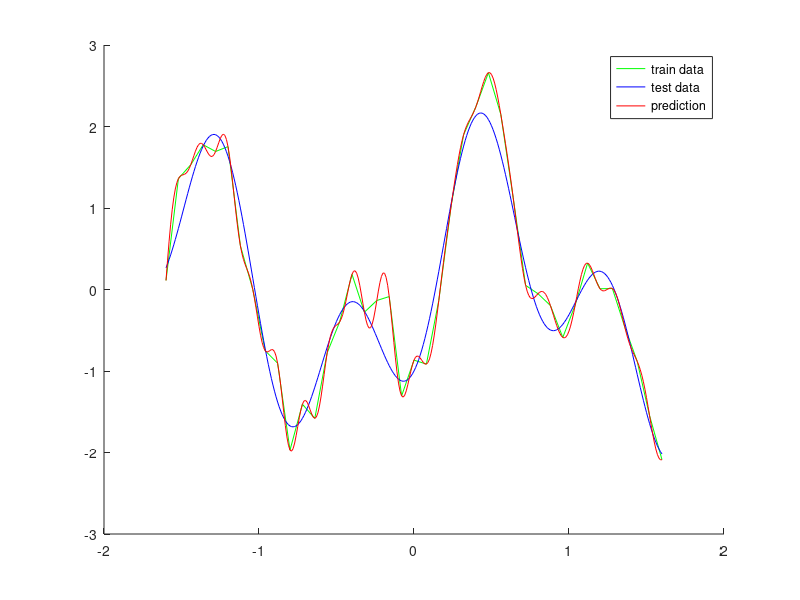

Source code (MATLAB):
function [w, cost] = q1a()
xtrain = (-1.6:0.08:1.6)';
n = randn(size(xtrain, 1), 1);
ytrain = 1.2 * sin(pi * xtrain) - cos(2.4 * pi * xtrain) + 0.3 * n;
radius = abs(xtrain' - xtrain);
phi = exp(-radius.^2/(2 * 0.1^2));
w = inv(phi) * ytrain;

xtest = (-1.6:0.01:1.6)';
ypredict = exp(-(abs(xtest - xtrain')).^2/0.02) * w;
ytest = 1.2 * sin(pi * xtest) - cos(2.4 * pi * xtest);
cost = sum((ytest - ypredict).^2) / 2;
hold on;
plot(xtrain, ytrain, 'g');
plot(xtest, ytest, 'b');
plot(xtest, ypredict, 'r');
legend('train data', 'test data', 'prediction');
hold off;
end